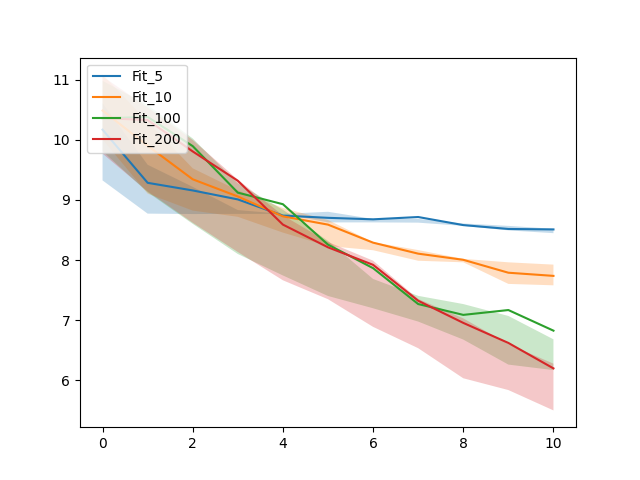

Reproduce this figure in Python.

# Note: l'import d'un fichier ne se fait qu'une seule fois. Si vous modifiez ce fichier,
# il vous faut redémarrer votre kernel si vous voulez prendre en compte les modifications.
# vous pouvez éviter cela de la façon suivante:
import importlib # une seule fois

#import mon_module_python # le module doit avoir été importé une première fois
#importlib.reload(mon_module_python) # cette ligne permet de charger la dernière version

import matplotlib.pyplot as plt

from ea_simple import ea_simple
import deap
import numpy as np


for i in [5, 10, 100, 200]:
    nums_moy = []
    nums_fit25 = []
    nums_fit75 = []
    for j in range(10):
        pop, hof, logbook = ea_simple(i, 10, deap.benchmarks.ackley, 10)
        gen, moyenne, fit_25, fit_75 = logbook.select("gen", "avg", "fit_25", "fit_75")
        nums_moy.append(moyenne)
        nums_fit25.append(fit_25)
        nums_fit75.append(fit_75)

    moyenne = []
    for k in range(len(nums_moy[0])):
        temp = []
        for l in nums_moy:
            temp.append(l[k])
        moyenne.append(np.median(temp))

    fit_25 = []
    for k in range(len(nums_fit25[0])):
        temp = []
        for l in nums_fit25:
            temp.append(l[k])
        fit_25.append(np.median(temp))

    fit_75 = []
    for k in range(len(nums_fit75[0])):
        temp = []
        for l in nums_fit75:
            temp.append(l[k])
        fit_75.append(np.median(temp))

    plt.plot(gen, moyenne,label = "Fit_"+i.__str__())
    plt.fill_between(gen, fit_25, fit_75, alpha=0.25, linewidth=0)
    plt.legend(loc='upper left')
    plt.savefig("exe1")